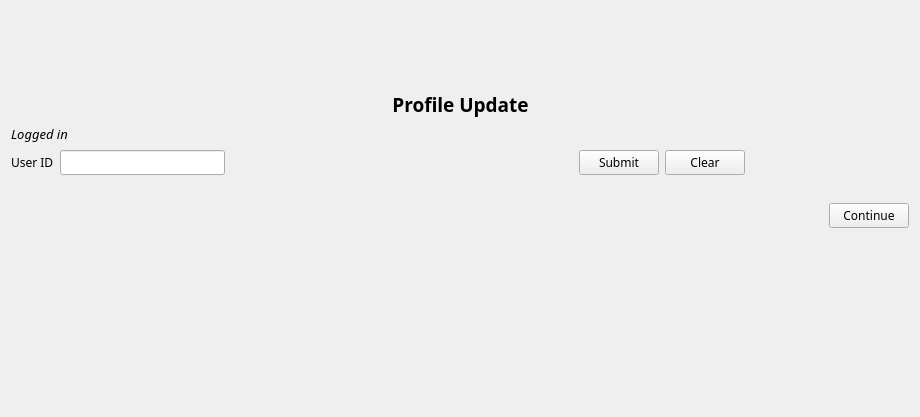
          <widget class="QWidget" name="pageEdit">
           <layout class="QGridLayout" name="gridLayout_9">
            <item row="0" column="0">
             <spacer name="verticalSpacer_15">
              <property name="orientation">
               <enum>Qt::Vertical</enum>
              </property>
              <property name="sizeHint" stdset="0">
               <size>
                <width>898</width>
                <height>80</height>
               </size>
              </property>
             </spacer>
            </item>
            <item row="1" column="0">
             <layout class="QHBoxLayout" name="horizontalLayout_25">
              <property name="sizeConstraint">
               <enum>QLayout::SetFixedSize</enum>
              </property>
              <property name="topMargin">
               <number>0</number>
              </property>
              <item>
               <spacer name="horizontalSpacer_38">
                <property name="orientation">
                 <enum>Qt::Horizontal</enum>
                </property>
                <property name="sizeHint" stdset="0">
                 <size>
                  <width>268</width>
                  <height>20</height>
                 </size>
                </property>
               </spacer>
              </item>
              <item>
               <widget class="QLabel" name="label_63">
                <property name="font">
                 <font>
                  <family>Nokia Standard Multiscript</family>
                  <pointsize>14</pointsize>
                  <weight>75</weight>
                  <bold>true</bold>
                 </font>
                </property>
                <property name="text">
                 <string>Profile Update</string>
                </property>
                <property name="alignment">
                 <set>Qt::AlignCenter</set>
                </property>
               </widget>
              </item>
              <item>
               <spacer name="horizontalSpacer_39">
                <property name="orientation">
                 <enum>Qt::Horizontal</enum>
                </property>
                <property name="sizeHint" stdset="0">
                 <size>
                  <width>308</width>
                  <height>20</height>
                 </size>
                </property>
               </spacer>
              </item>
             </layout>
            </item>
            <item row="2" column="0">
             <layout class="QHBoxLayout" name="horizontalLayout_24">
              <item>
               <widget class="QLabel" name="labelusernewreg3_3">
                <property name="font">
                 <font>
                  <family>Nokia Standard Multiscript</family>
                  <pointsize>10</pointsize>
                  <italic>true</italic>
                 </font>
                </property>
                <property name="text">
                 <string>Logged in </string>
                </property>
               </widget>
              </item>
              <item>
               <spacer name="horizontalSpacer_37">
                <property name="orientation">
                 <enum>Qt::Horizontal</enum>
                </property>
                <property name="sizeHint" stdset="0">
                 <size>
                  <width>818</width>
                  <height>20</height>
                 </size>
                </property>
               </spacer>
              </item>
             </layout>
            </item>
            <item row="3" column="0">
             <layout class="QGridLayout" name="gridLayout_6">
              <item row="0" column="0">
               <widget class="QLabel" name="label_76">
                <property name="font">
                 <font>
                  <family>Nokia Standard Multiscript</family>
                  <pointsize>9</pointsize>
                 </font>
                </property>
                <property name="text">
                 <string>User ID</string>
                </property>
               </widget>
              </item>
              <item row="0" column="1">
               <widget class="QLineEdit" name="editUserIdEditProfilePage">
                <property name="font">
                 <font>
                  <family>Nokia Standard Multiscript</family>
                  <pointsize>9</pointsize>
                 </font>
                </property>
               </widget>
              </item>
              <item row="0" column="2">
               <spacer name="horizontalSpacer_3">
                <property name="orientation">
                 <enum>Qt::Horizontal</enum>
                </property>
                <property name="sizeHint" stdset="0">
                 <size>
                  <width>348</width>
                  <height>20</height>
                 </size>
                </property>
               </spacer>
              </item>
              <item row="0" column="3">
               <widget class="QPushButton" name="pushButtonSubmitUserid">
                <property name="font">
                 <font>
                  <family>Nokia Standard Multiscript</family>
                  <pointsize>9</pointsize>
                 </font>
                </property>
                <property name="text">
                 <string>Submit</string>
                </property>
               </widget>
              </item>
              <item row="0" column="4">
               <widget class="QPushButton" name="pushButtonClearUserId">
                <property name="font">
                 <font>
                  <family>Nokia Standard Multiscript</family>
                  <pointsize>9</pointsize>
                 </font>
                </property>
                <property name="text">
                 <string>Clear</string>
                </property>
               </widget>
              </item>
              <item row="0" column="5">
               <spacer name="horizontalSpacer_4">
                <property name="orientation">
                 <enum>Qt::Horizontal</enum>
                </property>
                <property name="sizeHint" stdset="0">
                 <size>
                  <width>40</width>
                  <height>20</height>
                 </size>
                </property>
               </spacer>
              </item>
             </layout>
            </item>
            <item row="4" column="0">
             <widget class="QLabel" name="labelDataViewEditUser">
              <property name="font">
               <font>
                <family>Nokia Standard Multiscript</family>
                <pointsize>9</pointsize>
               </font>
              </property>
              <property name="text">
               <string/>
              </property>
             </widget>
            </item>
            <item row="5" column="0">
             <layout class="QHBoxLayout" name="horizontalLayout_26">
              <item>
               <spacer name="horizontalSpacer_40">
                <property name="orientation">
                 <enum>Qt::Horizontal</enum>
                </property>
                <property name="sizeHint" stdset="0">
                 <size>
                  <width>678</width>
                  <height>20</height>
                 </size>
                </property>
               </spacer>
              </item>
              <item>
               <widget class="QPushButton" name="pushButtonContinueEdit">
                <property name="font">
                 <font>
                  <family>Nokia Standard Multiscript</family>
                  <pointsize>9</pointsize>
                 </font>
                </property>
                <property name="text">
                 <string>Continue</string>
                </property>
               </widget>
              </item>
             </layout>
            </item>
            <item row="6" column="0">
             <spacer name="verticalSpacer_16">
              <property name="orientation">
               <enum>Qt::Vertical</enum>
              </property>
              <property name="sizeHint" stdset="0">
               <size>
                <width>892</width>
                <height>178</height>
               </size>
              </property>
             </spacer>
            </item>
           </layout>
          </widget>
